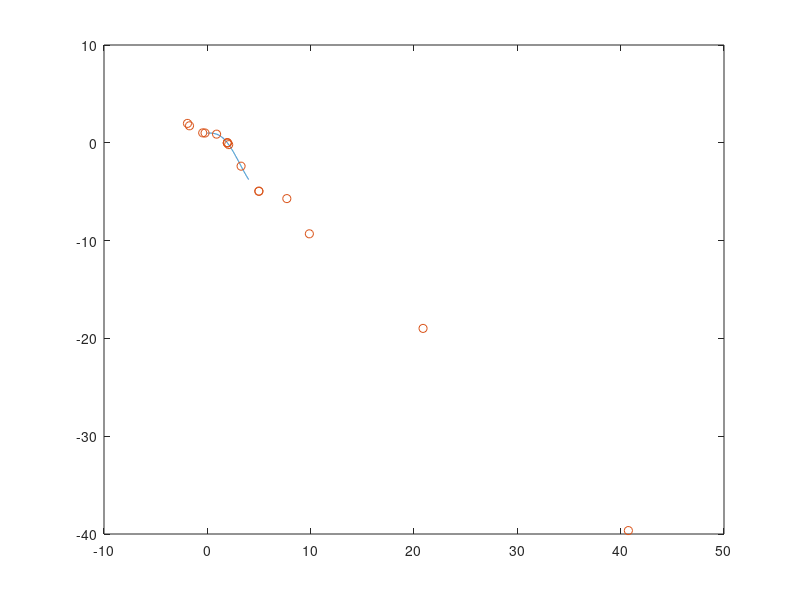

Recreate this plot in MATLAB. (Note: this script raises an error after producing the figure.)
clc; clear; close all;

% Newton Raphson method

fun = @(x) sin(x) - x + 1;
fund = @(x) cos(x) - 1;

N = 1000;
x = zeros(1, N);
x(1) = 5;

for i = 2:N
    x(i) = x(i - 1) - fun(x(i-1))/fund(x(i-1));
    if abs(x(i) - x(i - 1)) < 0.00001
        disp(i)
        break
    end
end
x(x == 0) = [];
disp(x(end))
figure(1)
x0 = linspace(0, 4, 1200);
plot(x0, fun(x0))
hold on
plot(x, fun(x), 'o')
yline(0, ':');

figure(2)
histogram(x, 20)